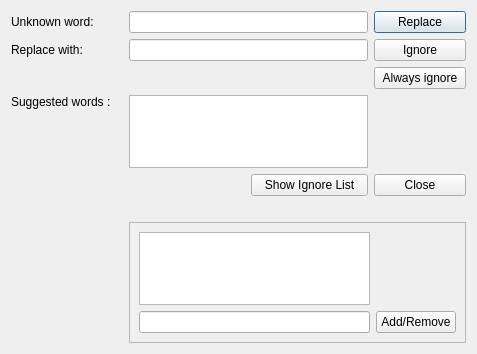
<?xml version="1.0" encoding="UTF-8"?>
<ui version="4.0">
 <class>SpellerDialog</class>
 <widget class="QDialog" name="SpellerDialog">
  <property name="geometry">
   <rect>
    <x>0</x>
    <y>0</y>
    <width>477</width>
    <height>354</height>
   </rect>
  </property>
  <property name="windowTitle">
   <string>Check Spelling</string>
  </property>
  <layout class="QGridLayout">
   <item row="0" column="0">
    <widget class="QLabel" name="label">
     <property name="text">
      <string>Unknown word:</string>
     </property>
    </widget>
   </item>
   <item row="0" column="1" colspan="2">
    <widget class="QLineEdit" name="lineEditOriginal">
     <property name="readOnly">
      <bool>true</bool>
     </property>
    </widget>
   </item>
   <item row="0" column="3">
    <widget class="QPushButton" name="pushButtonReplace">
     <property name="text">
      <string>Replace</string>
     </property>
     <property name="default">
      <bool>true</bool>
     </property>
    </widget>
   </item>
   <item row="1" column="0">
    <widget class="QLabel" name="label_2">
     <property name="text">
      <string>Replace with:</string>
     </property>
    </widget>
   </item>
   <item row="1" column="1" colspan="2">
    <widget class="QLineEdit" name="lineEditNew"/>
   </item>
   <item row="1" column="3">
    <widget class="QPushButton" name="pushButtonIgnore">
     <property name="text">
      <string>Ignore</string>
     </property>
    </widget>
   </item>
   <item row="2" column="0" colspan="3">
    <spacer>
     <property name="orientation">
      <enum>Qt::Horizontal</enum>
     </property>
     <property name="sizeHint" stdset="0">
      <size>
       <width>371</width>
       <height>20</height>
      </size>
     </property>
    </spacer>
   </item>
   <item row="2" column="3">
    <widget class="QPushButton" name="pushButtonAlwaysIgnore">
     <property name="text">
      <string>Always ignore</string>
     </property>
    </widget>
   </item>
   <item row="3" column="0">
    <widget class="QLabel" name="label_3">
     <property name="text">
      <string>Suggested words :</string>
     </property>
    </widget>
   </item>
   <item row="3" column="1" rowspan="2" colspan="2">
    <widget class="QListWidget" name="listWidget">
     <property name="modelColumn">
      <number>0</number>
     </property>
    </widget>
   </item>
   <item row="3" column="3" rowspan="2">
    <spacer>
     <property name="orientation">
      <enum>Qt::Vertical</enum>
     </property>
     <property name="sizeHint" stdset="0">
      <size>
       <width>87</width>
       <height>91</height>
      </size>
     </property>
    </spacer>
   </item>
   <item row="4" column="0">
    <spacer>
     <property name="orientation">
      <enum>Qt::Vertical</enum>
     </property>
     <property name="sizeHint" stdset="0">
      <size>
       <width>110</width>
       <height>61</height>
      </size>
     </property>
    </spacer>
   </item>
   <item row="5" column="3">
    <widget class="QPushButton" name="okButton">
     <property name="text">
      <string>Close</string>
     </property>
    </widget>
   </item>
   <item row="5" column="2">
    <widget class="QPushButton" name="pushButtonIgnoreList">
     <property name="text">
      <string>Show Ignore List</string>
     </property>
     <property name="icon">
      <iconset resource="texstudio.qrc">
       <normaloff>:/images/down-arrow-circle-silver.png</normaloff>:/images/down-arrow-circle-silver.png</iconset>
     </property>
    </widget>
   </item>
   <item row="5" column="0" colspan="2">
    <spacer name="horizontalSpacer">
     <property name="orientation">
      <enum>Qt::Horizontal</enum>
     </property>
     <property name="sizeHint" stdset="0">
      <size>
       <width>40</width>
       <height>20</height>
      </size>
     </property>
    </spacer>
   </item>
   <item row="7" column="1" colspan="3">
    <widget class="QFrame" name="ignoreListFrame">
     <property name="frameShape">
      <enum>QFrame::StyledPanel</enum>
     </property>
     <property name="frameShadow">
      <enum>QFrame::Raised</enum>
     </property>
     <layout class="QGridLayout" name="_2">
      <item row="0" column="0">
       <widget class="QListView" name="ignoreListView"/>
      </item>
      <item row="1" column="0">
       <widget class="QLineEdit" name="lineEditIgnoredWord"/>
      </item>
      <item row="1" column="1">
       <widget class="QPushButton" name="pushButtonAddRemove">
        <property name="text">
         <string>Add/Remove</string>
        </property>
       </widget>
      </item>
     </layout>
    </widget>
   </item>
   <item row="6" column="0" colspan="2">
    <widget class="QLabel" name="labelMessage">
     <property name="text">
      <string/>
     </property>
     <property name="textFormat">
      <enum>Qt::RichText</enum>
     </property>
    </widget>
   </item>
  </layout>
 </widget>
 <tabstops>
  <tabstop>pushButtonReplace</tabstop>
  <tabstop>pushButtonIgnore</tabstop>
  <tabstop>pushButtonAlwaysIgnore</tabstop>
  <tabstop>lineEditOriginal</tabstop>
  <tabstop>lineEditNew</tabstop>
  <tabstop>listWidget</tabstop>
 </tabstops>
 <resources>
  <include location="texstudio.qrc"/>
 </resources>
 <connections>
  <connection>
   <sender>okButton</sender>
   <signal>clicked()</signal>
   <receiver>SpellerDialog</receiver>
   <slot>accept()</slot>
   <hints>
    <hint type="sourcelabel">
     <x>278</x>
     <y>253</y>
    </hint>
    <hint type="destinationlabel">
     <x>96</x>
     <y>254</y>
    </hint>
   </hints>
  </connection>
 </connections>
</ui>
